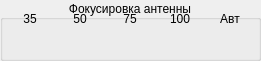
    <widget class="QGroupBox" name="groupBox_4">
     <property name="geometry">
      <rect>
       <x>10</x>
       <y>105</y>
       <width>261</width>
       <height>61</height>
      </rect>
     </property>
     <property name="title">
      <string>Фокусировка антенны</string>
     </property>
     <property name="alignment">
      <set>Qt::AlignCenter</set>
     </property>
     <widget class="QWidget" name="layoutWidget_3">
      <property name="geometry">
       <rect>
        <x>70</x>
        <y>10</y>
        <width>27</width>
        <height>46</height>
       </rect>
      </property>
      <layout class="QVBoxLayout" name="verticalLayout_3">
       <item>
        <widget class="QLabel" name="label_10">
         <property name="maximumSize">
          <size>
           <width>20</width>
           <height>16777215</height>
          </size>
         </property>
         <property name="text">
          <string>&lt;html&gt;&lt;head/&gt;&lt;body&gt;&lt;p align=&quot;center&quot;&gt;50&lt;/p&gt;&lt;/body&gt;&lt;/html&gt;</string>
         </property>
        </widget>
       </item>
       <item>
        <widget class="QPushButton" name="btnPultFocus50">
         <property name="maximumSize">
          <size>
           <width>22</width>
           <height>22</height>
          </size>
         </property>
         <property name="text">
          <string/>
         </property>
         <property name="icon">
          <iconset resource="images.qrc">
           <normaloff>:/resourses/greenBtnOff.png</normaloff>:/resourses/greenBtnOff.png</iconset>
         </property>
         <property name="iconSize">
          <size>
           <width>20</width>
           <height>20</height>
          </size>
         </property>
         <property name="flat">
          <bool>true</bool>
         </property>
        </widget>
       </item>
      </layout>
     </widget>
     <widget class="QWidget" name="layoutWidget_4">
      <property name="geometry">
       <rect>
        <x>120</x>
        <y>10</y>
        <width>27</width>
        <height>46</height>
       </rect>
      </property>
      <layout class="QVBoxLayout" name="verticalLayout_4">
       <item>
        <widget class="QLabel" name="label_11">
         <property name="maximumSize">
          <size>
           <width>20</width>
           <height>16777215</height>
          </size>
         </property>
         <property name="text">
          <string>&lt;html&gt;&lt;head/&gt;&lt;body&gt;&lt;p align=&quot;center&quot;&gt;75&lt;/p&gt;&lt;/body&gt;&lt;/html&gt;</string>
         </property>
        </widget>
       </item>
       <item>
        <widget class="QPushButton" name="btnPultFocus75">
         <property name="maximumSize">
          <size>
           <width>22</width>
           <height>22</height>
          </size>
         </property>
         <property name="text">
          <string/>
         </property>
         <property name="icon">
          <iconset resource="images.qrc">
           <normaloff>:/resourses/greenBtnOff.png</normaloff>:/resourses/greenBtnOff.png</iconset>
         </property>
         <property name="iconSize">
          <size>
           <width>20</width>
           <height>20</height>
          </size>
         </property>
         <property name="flat">
          <bool>true</bool>
         </property>
        </widget>
       </item>
      </layout>
     </widget>
     <widget class="QWidget" name="layoutWidget_5">
      <property name="geometry">
       <rect>
        <x>220</x>
        <y>10</y>
        <width>27</width>
        <height>46</height>
       </rect>
      </property>
      <layout class="QVBoxLayout" name="verticalLayout_5">
       <item>
        <widget class="QLabel" name="label_12">
         <property name="maximumSize">
          <size>
           <width>20</width>
           <height>16777215</height>
          </size>
         </property>
         <property name="text">
          <string>&lt;html&gt;&lt;head/&gt;&lt;body&gt;&lt;p align=&quot;center&quot;&gt;Авт&lt;/p&gt;&lt;/body&gt;&lt;/html&gt;</string>
         </property>
        </widget>
       </item>
       <item>
        <widget class="QPushButton" name="btnPultFocusAuto">
         <property name="maximumSize">
          <size>
           <width>22</width>
           <height>22</height>
          </size>
         </property>
         <property name="text">
          <string/>
         </property>
         <property name="icon">
          <iconset resource="images.qrc">
           <normaloff>:/resourses/greenBtnOff.png</normaloff>:/resourses/greenBtnOff.png</iconset>
         </property>
         <property name="iconSize">
          <size>
           <width>20</width>
           <height>20</height>
          </size>
         </property>
         <property name="flat">
          <bool>true</bool>
         </property>
        </widget>
       </item>
      </layout>
     </widget>
     <widget class="QWidget" name="layoutWidget_6">
      <property name="geometry">
       <rect>
        <x>170</x>
        <y>10</y>
        <width>27</width>
        <height>46</height>
       </rect>
      </property>
      <layout class="QVBoxLayout" name="verticalLayout_6">
       <item>
        <widget class="QLabel" name="label_13">
         <property name="maximumSize">
          <size>
           <width>20</width>
           <height>16777215</height>
          </size>
         </property>
         <property name="text">
          <string>&lt;html&gt;&lt;head/&gt;&lt;body&gt;&lt;p align=&quot;center&quot;&gt;100&lt;/p&gt;&lt;/body&gt;&lt;/html&gt;</string>
         </property>
        </widget>
       </item>
       <item>
        <widget class="QPushButton" name="btnPultFocus100">
         <property name="maximumSize">
          <size>
           <width>22</width>
           <height>22</height>
          </size>
         </property>
         <property name="text">
          <string/>
         </property>
         <property name="icon">
          <iconset resource="images.qrc">
           <normaloff>:/resourses/greenBtnOff.png</normaloff>:/resourses/greenBtnOff.png</iconset>
         </property>
         <property name="iconSize">
          <size>
           <width>20</width>
           <height>20</height>
          </size>
         </property>
         <property name="flat">
          <bool>true</bool>
         </property>
        </widget>
       </item>
      </layout>
     </widget>
     <widget class="QWidget" name="layoutWidget_62">
      <property name="geometry">
       <rect>
        <x>20</x>
        <y>10</y>
        <width>27</width>
        <height>46</height>
       </rect>
      </property>
      <layout class="QVBoxLayout" name="verticalLayout_2">
       <item>
        <widget class="QLabel" name="label_9">
         <property name="maximumSize">
          <size>
           <width>20</width>
           <height>16777215</height>
          </size>
         </property>
         <property name="text">
          <string>&lt;html&gt;&lt;head/&gt;&lt;body&gt;&lt;p align=&quot;center&quot;&gt;35&lt;/p&gt;&lt;/body&gt;&lt;/html&gt;</string>
         </property>
        </widget>
       </item>
       <item>
        <widget class="QPushButton" name="btnPultFocus35">
         <property name="maximumSize">
          <size>
           <width>22</width>
           <height>22</height>
          </size>
         </property>
         <property name="text">
          <string/>
         </property>
         <property name="icon">
          <iconset resource="images.qrc">
           <normaloff>:/resourses/greenBtnOff.png</normaloff>:/resourses/greenBtnOff.png</iconset>
         </property>
         <property name="iconSize">
          <size>
           <width>20</width>
           <height>20</height>
          </size>
         </property>
         <property name="flat">
          <bool>true</bool>
         </property>
        </widget>
       </item>
      </layout>
     </widget>
    </widget>
